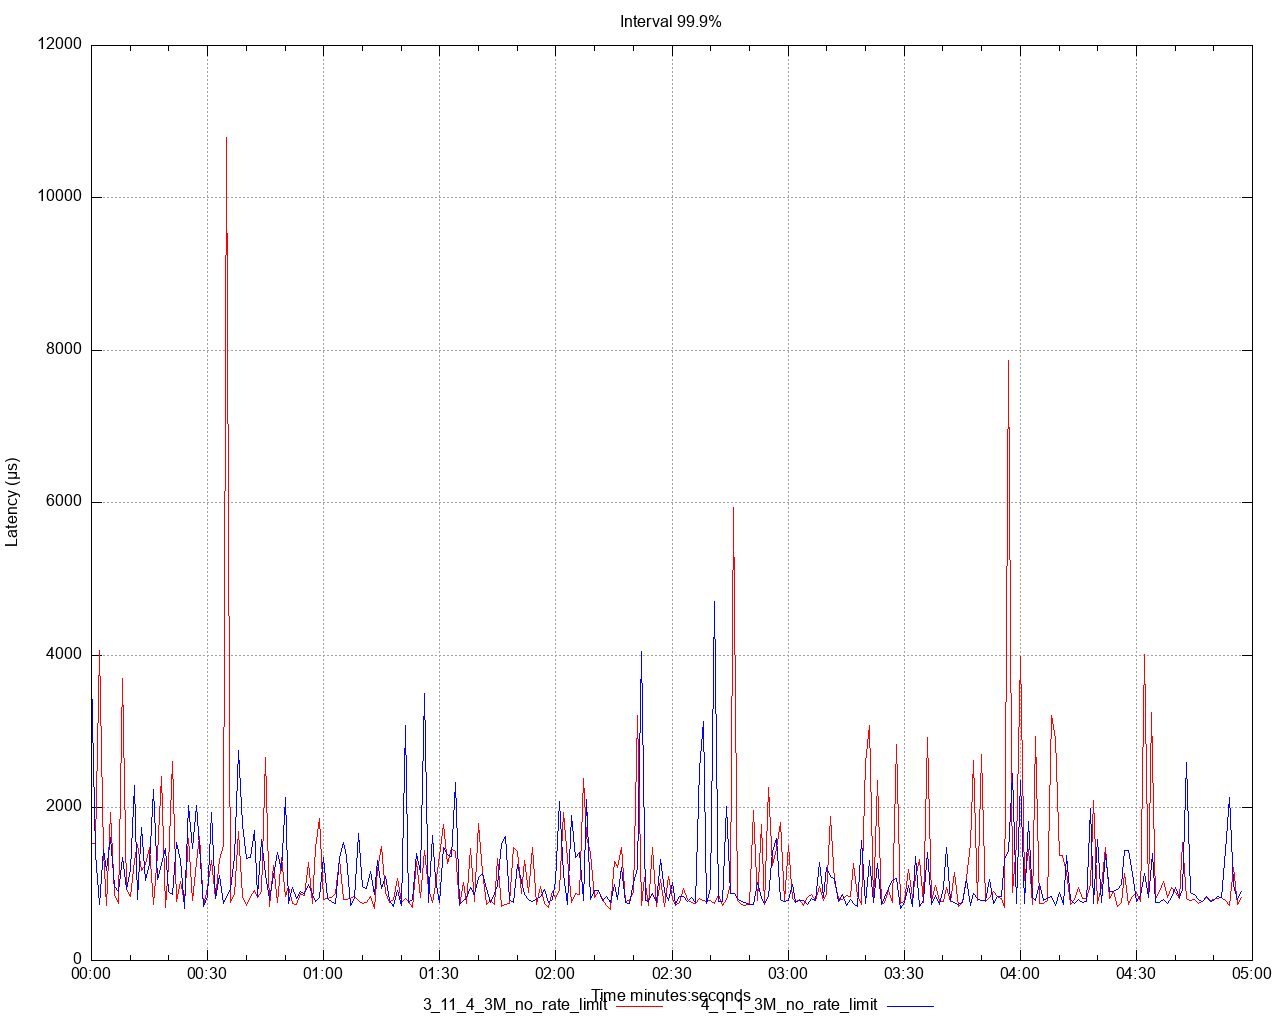

Write the gnuplot code that produced this figure.
set title 'Interval 99.9%' noenhanced
set style data lines
set datafile separator ","
set terminal png size 1280,1024
set grid
set key below
set xdata time
set timefmt "%s"
offset = 0
t0(x)=(offset=($0==0) ? x : offset, x - offset)
set xlabel 'Time minutes:seconds'
set ylabel 'Latency (μs)'
set output '/Users/ahmet.mircik/simulator/tests/report_3M_no_rate_limit/latency/latency_interval_999_get.png'
plot \
   '/Users/ahmet.mircik/simulator/tests/report_3M_no_rate_limit/data/latency_interval_999_get_1.data' using (t0(timecolumn(1))):2 title "3_11_4_3M_no_rate_limit" noenhanced lt rgb "red", \
   '/Users/ahmet.mircik/simulator/tests/report_3M_no_rate_limit/data/latency_interval_999_get_2.data' using (t0(timecolumn(1))):2 title "4_1_1_3M_no_rate_limit" noenhanced lt rgb "blue", \
